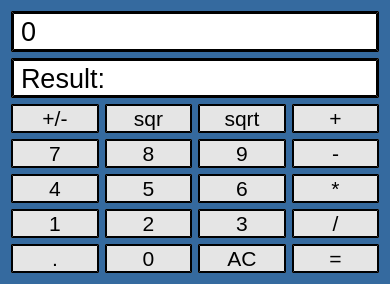
<?xml version="1.0" encoding="UTF-8"?>
<ui version="4.0">
 <class>CalcExamlpe</class>
 <widget class="QMainWindow" name="CalcExamlpe">
  <property name="geometry">
   <rect>
    <x>0</x>
    <y>0</y>
    <width>390</width>
    <height>284</height>
   </rect>
  </property>
  <property name="windowTitle">
   <string>CalcExamlpe</string>
  </property>
  <property name="styleSheet">
   <string notr="true">background-color: rgb(53, 106, 159);
color: rgb(0, 0, 0);</string>
  </property>
  <widget class="QWidget" name="centralWidget">
   <layout class="QGridLayout" name="gridLayout">
    <item row="6" column="3">
     <widget class="QPushButton" name="operation_div">
      <property name="font">
       <font>
        <pointsize>16</pointsize>
       </font>
      </property>
      <property name="styleSheet">
       <string notr="true">background-color: rgb(229, 229, 229);
border-color: rgb(0, 0, 0);
border-width: 2px;

border-style: inset;</string>
      </property>
      <property name="text">
       <string>/</string>
      </property>
     </widget>
    </item>
    <item row="3" column="1">
     <widget class="QPushButton" name="operation_sqr">
      <property name="font">
       <font>
        <pointsize>16</pointsize>
       </font>
      </property>
      <property name="styleSheet">
       <string notr="true">background-color: rgb(229, 229, 229);
border-color: rgb(0, 0, 0);
border-width: 2px;

border-style: inset;</string>
      </property>
      <property name="text">
       <string>sqr</string>
      </property>
     </widget>
    </item>
    <item row="4" column="3">
     <widget class="QPushButton" name="operation_minus">
      <property name="font">
       <font>
        <pointsize>16</pointsize>
       </font>
      </property>
      <property name="styleSheet">
       <string notr="true">background-color: rgb(229, 229, 229);
border-color: rgb(0, 0, 0);
border-width: 2px;

border-style: inset;</string>
      </property>
      <property name="text">
       <string>-</string>
      </property>
     </widget>
    </item>
    <item row="5" column="2">
     <widget class="QPushButton" name="knopka_6">
      <property name="font">
       <font>
        <pointsize>16</pointsize>
       </font>
      </property>
      <property name="styleSheet">
       <string notr="true">background-color: rgb(229, 229, 229);
border-color: rgb(0, 0, 0);
border-width: 2px;

border-style: inset;</string>
      </property>
      <property name="text">
       <string>6</string>
      </property>
     </widget>
    </item>
    <item row="7" column="2">
     <widget class="QPushButton" name="knopka_clear">
      <property name="font">
       <font>
        <pointsize>16</pointsize>
       </font>
      </property>
      <property name="styleSheet">
       <string notr="true">background-color: rgb(229, 229, 229);
border-color: rgb(0, 0, 0);
border-width: 2px;

border-style: inset;</string>
      </property>
      <property name="text">
       <string>AC</string>
      </property>
     </widget>
    </item>
    <item row="5" column="0">
     <widget class="QPushButton" name="knopka_4">
      <property name="font">
       <font>
        <pointsize>16</pointsize>
       </font>
      </property>
      <property name="styleSheet">
       <string notr="true">background-color: rgb(229, 229, 229);
border-color: rgb(0, 0, 0);
border-width: 2px;

border-style: inset;</string>
      </property>
      <property name="text">
       <string>4</string>
      </property>
     </widget>
    </item>
    <item row="6" column="2">
     <widget class="QPushButton" name="knopka_3">
      <property name="font">
       <font>
        <pointsize>16</pointsize>
       </font>
      </property>
      <property name="styleSheet">
       <string notr="true">background-color: rgb(229, 229, 229);
border-color: rgb(0, 0, 0);
border-width: 2px;

border-style: inset;</string>
      </property>
      <property name="text">
       <string>3</string>
      </property>
     </widget>
    </item>
    <item row="6" column="0">
     <widget class="QPushButton" name="knopka_1">
      <property name="font">
       <font>
        <pointsize>16</pointsize>
       </font>
      </property>
      <property name="styleSheet">
       <string notr="true">background-color: rgb(229, 229, 229);
border-color: rgb(0, 0, 0);
border-width: 2px;

border-style: inset;</string>
      </property>
      <property name="text">
       <string>1</string>
      </property>
     </widget>
    </item>
    <item row="3" column="0">
     <widget class="QPushButton" name="b_plusOrMinus">
      <property name="font">
       <font>
        <pointsize>16</pointsize>
       </font>
      </property>
      <property name="styleSheet">
       <string notr="true">background-color: rgb(229, 229, 229);
border-color: rgb(0, 0, 0);
border-width: 2px;

border-style: inset;</string>
      </property>
      <property name="text">
       <string>+/-</string>
      </property>
     </widget>
    </item>
    <item row="7" column="3">
     <widget class="QPushButton" name="operation_equals">
      <property name="font">
       <font>
        <pointsize>16</pointsize>
       </font>
      </property>
      <property name="styleSheet">
       <string notr="true">background-color: rgb(229, 229, 229);
border-color: rgb(0, 0, 0);
border-width: 2px;

border-style: inset;</string>
      </property>
      <property name="text">
       <string>=</string>
      </property>
     </widget>
    </item>
    <item row="5" column="3">
     <widget class="QPushButton" name="operation_multi">
      <property name="font">
       <font>
        <pointsize>16</pointsize>
       </font>
      </property>
      <property name="styleSheet">
       <string notr="true">background-color: rgb(229, 229, 229);
border-color: rgb(0, 0, 0);
border-width: 2px;

border-style: inset;</string>
      </property>
      <property name="text">
       <string>*</string>
      </property>
     </widget>
    </item>
    <item row="1" column="0" colspan="4">
     <widget class="QLabel" name="result">
      <property name="font">
       <font>
        <pointsize>20</pointsize>
       </font>
      </property>
      <property name="styleSheet">
       <string notr="true">background-color: rgb(255, 255, 255);
border-color: rgb(0, 0, 0);
border-width: 3px;
border-style: inset;</string>
      </property>
      <property name="text">
       <string>Result: </string>
      </property>
      <property name="alignment">
       <set>Qt::AlignLeading|Qt::AlignLeft|Qt::AlignVCenter</set>
      </property>
     </widget>
    </item>
    <item row="7" column="1">
     <widget class="QPushButton" name="knopka_0">
      <property name="font">
       <font>
        <pointsize>16</pointsize>
       </font>
      </property>
      <property name="styleSheet">
       <string notr="true">background-color: rgb(229, 229, 229);
border-color: rgb(0, 0, 0);
border-width: 2px;

border-style: inset;</string>
      </property>
      <property name="text">
       <string>0</string>
      </property>
     </widget>
    </item>
    <item row="4" column="0">
     <widget class="QPushButton" name="knopka_7">
      <property name="font">
       <font>
        <pointsize>16</pointsize>
       </font>
      </property>
      <property name="styleSheet">
       <string notr="true">background-color: rgb(229, 229, 229);
border-color: rgb(0, 0, 0);
border-width: 2px;

border-style: inset;</string>
      </property>
      <property name="text">
       <string>7</string>
      </property>
     </widget>
    </item>
    <item row="5" column="1">
     <widget class="QPushButton" name="knopka_5">
      <property name="font">
       <font>
        <pointsize>16</pointsize>
       </font>
      </property>
      <property name="styleSheet">
       <string notr="true">background-color: rgb(229, 229, 229);
border-color: rgb(0, 0, 0);
border-width: 2px;

border-style: inset;</string>
      </property>
      <property name="text">
       <string>5</string>
      </property>
     </widget>
    </item>
    <item row="0" column="0" colspan="4">
     <widget class="QLabel" name="tablo">
      <property name="font">
       <font>
        <pointsize>20</pointsize>
       </font>
      </property>
      <property name="styleSheet">
       <string notr="true">background-color: rgb(255, 255, 255);
border-color: rgb(0, 0, 0);
border-width: 3px;
border-style: inset;</string>
      </property>
      <property name="text">
       <string>0</string>
      </property>
      <property name="alignment">
       <set>Qt::AlignLeading|Qt::AlignLeft|Qt::AlignVCenter</set>
      </property>
     </widget>
    </item>
    <item row="4" column="1">
     <widget class="QPushButton" name="knopka_8">
      <property name="font">
       <font>
        <pointsize>16</pointsize>
       </font>
      </property>
      <property name="styleSheet">
       <string notr="true">background-color: rgb(229, 229, 229);
border-color: rgb(0, 0, 0);
border-width: 2px;

border-style: inset;</string>
      </property>
      <property name="text">
       <string>8</string>
      </property>
     </widget>
    </item>
    <item row="3" column="3">
     <widget class="QPushButton" name="operation_plus">
      <property name="font">
       <font>
        <pointsize>16</pointsize>
       </font>
      </property>
      <property name="styleSheet">
       <string notr="true">background-color: rgb(229, 229, 229);
border-color: rgb(0, 0, 0);
border-width: 2px;

border-style: inset;</string>
      </property>
      <property name="text">
       <string>+</string>
      </property>
     </widget>
    </item>
    <item row="3" column="2">
     <widget class="QPushButton" name="operation_sqrt">
      <property name="font">
       <font>
        <pointsize>16</pointsize>
       </font>
      </property>
      <property name="styleSheet">
       <string notr="true">background-color: rgb(229, 229, 229);
border-color: rgb(0, 0, 0);
border-width: 2px;

border-style: inset;</string>
      </property>
      <property name="text">
       <string>sqrt</string>
      </property>
     </widget>
    </item>
    <item row="6" column="1">
     <widget class="QPushButton" name="knopka_2">
      <property name="font">
       <font>
        <pointsize>16</pointsize>
       </font>
      </property>
      <property name="styleSheet">
       <string notr="true">background-color: rgb(229, 229, 229);
border-color: rgb(0, 0, 0);
border-width: 2px;

border-style: inset;</string>
      </property>
      <property name="text">
       <string>2</string>
      </property>
     </widget>
    </item>
    <item row="4" column="2">
     <widget class="QPushButton" name="knopka_9">
      <property name="font">
       <font>
        <pointsize>16</pointsize>
       </font>
      </property>
      <property name="styleSheet">
       <string notr="true">background-color: rgb(229, 229, 229);
border-color: rgb(0, 0, 0);
border-width: 2px;

border-style: inset;</string>
      </property>
      <property name="text">
       <string>9</string>
      </property>
     </widget>
    </item>
    <item row="7" column="0">
     <widget class="QPushButton" name="knopka_dot">
      <property name="font">
       <font>
        <pointsize>16</pointsize>
       </font>
      </property>
      <property name="styleSheet">
       <string notr="true">background-color: rgb(229, 229, 229);
border-color: rgb(0, 0, 0);
border-width: 2px;

border-style: inset;</string>
      </property>
      <property name="text">
       <string>.</string>
      </property>
     </widget>
    </item>
   </layout>
  </widget>
 </widget>
 <layoutdefault spacing="6" margin="11"/>
 <resources/>
 <connections/>
</ui>
